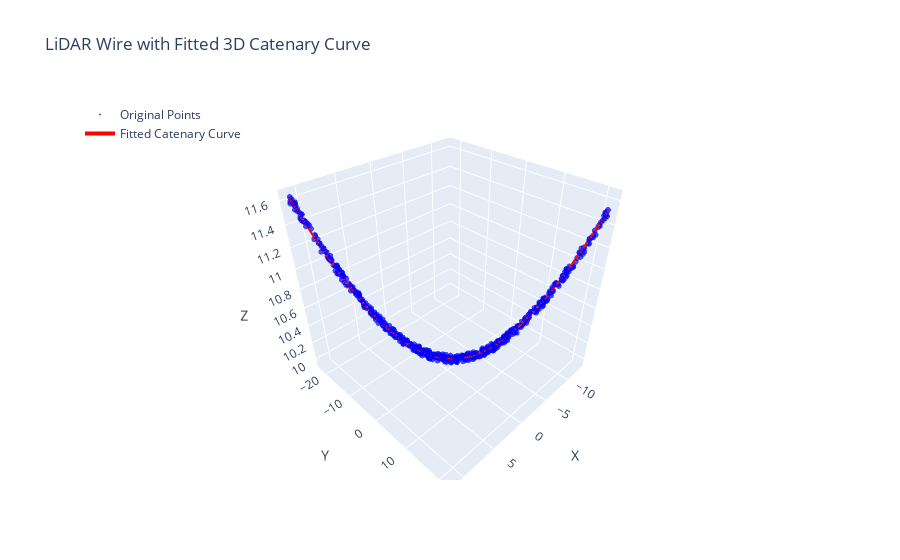

The code cell stored with this chart in its notebook:
### Code cell
scatter = go.Scatter3d(
    x=df[df['cluster'] == 0]['x'],
    y=df[df['cluster'] == 0]['y'],
    z=df[df['cluster'] == 0]['z'],
    mode='markers',
    marker=dict(
        size=2,
        color='blue', 
        opacity=0.7
    ),
    name='Original Points'
)

# Fitted catenary curve in 3D
catenary_curve = go.Scatter3d(
    x=points_fit_3d[:, 0],
    y=points_fit_3d[:, 1],
    z=points_fit_3d[:, 2],
    mode='lines',
    line=dict(color='red', width=4),
    name='Fitted Catenary Curve'
)

layout = go.Layout(
    title='LiDAR Wire with Fitted 3D Catenary Curve',
    scene=dict(
        xaxis_title='X',
        yaxis_title='Y',
        zaxis_title='Z',

    ),
    legend=dict(x=0, y=1)
)

fig = go.Figure(data=[scatter, catenary_curve], layout=layout)
fig.show()

### Figure 1 — Plotly figure (JSON) as saved in the notebook; plotly's stock layout.template omitted (floating-point values rounded to 4 significant figures; data arrays with more than 128 entries replaced by an {"elided": "..."} marker saying what was removed)
{"data": [{"marker": {"color": "blue", "opacity": 0.7, "size": 2}, "mode": "markers", "name": "Original Points", "type": "scatter3d", "x": {"elided": "492 float values"}, "y": {"elided": "492 float values"}, "z": {"elided": "492 float values"}}, {"line": {"color": "red", "width": 4}, "mode": "lines", "name": "Fitted Catenary Curve", "type": "scatter3d", "x": {"elided": "492 float values"}, "y": {"elided": "492 float values"}, "z": {"elided": "492 float values"}}], "layout": {"legend": {"x": 0, "y": 1}, "scene": {"xaxis": {"title": {"text": "X"}}, "yaxis": {"title": {"text": "Y"}}, "zaxis": {"title": {"text": "Z"}}}, "title": {"text": "LiDAR Wire with Fitted 3D Catenary Curve"}}}
